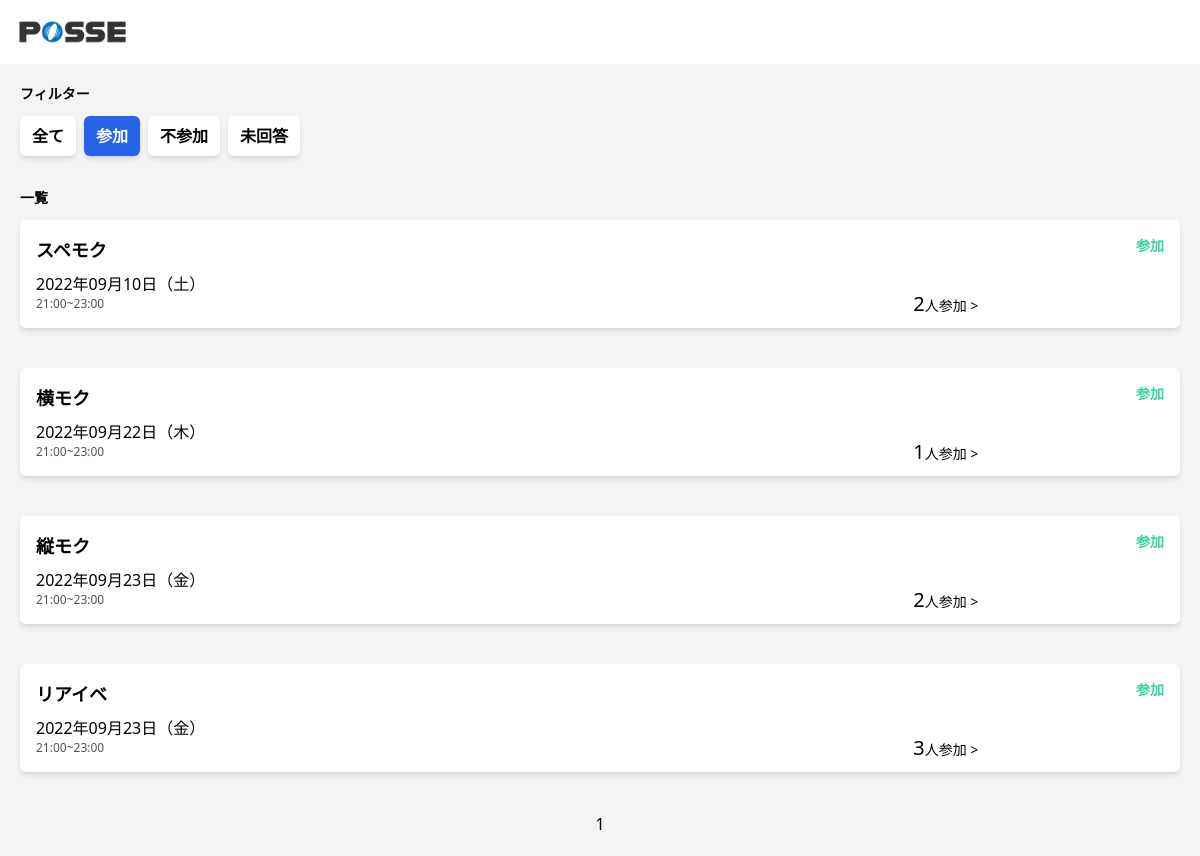
The app's page /?status=1 (signed in) with its own data.
### tables this page shows
CREATE TABLE event_attendance (
  id INT AUTO_INCREMENT NOT NULL PRIMARY KEY,
  event_id INT NOT NULL,
  user_id INT NOT NULL,
  participation INT NOT NULL DEFAULT 0,
  nonparticipation INT NOT NULL DEFAULT 0,
  notsubmitted INT NOT NULL DEFAULT 1,
  created_at DATETIME DEFAULT CURRENT_TIMESTAMP,
  updated_at DATETIME DEFAULT CURRENT_TIMESTAMP ON UPDATE CURRENT_TIMESTAMP,
  deleted_at DATETIME
);

CREATE TABLE events (
  id INT AUTO_INCREMENT NOT NULL PRIMARY KEY,
  name VARCHAR(10) NOT NULL,
  start_at DATETIME NOT NULL,
  end_at DATETIME NOT NULL,
  deadline DATETIME NOT NULL,
  detail VARCHAR(255),
  created_at DATETIME DEFAULT CURRENT_TIMESTAMP,
  updated_at DATETIME DEFAULT CURRENT_TIMESTAMP ON UPDATE CURRENT_TIMESTAMP,
  deleted_at DATETIME
);

### src/models/event_attendance.php (called while the page is built, shortened)
<?php
function getUserByAttendanceStatusByEvent($db, $eventId)
{
    $stmt = $db->prepare("select events.name, events.start_at, users.name from event_attendance inner join users on users.id = event_attendance.user_id inner join events on events.id = event_attendance.event_id where participation = 1 && event_id = $eventId && start_at >= now() order by events.name");
    $stmt->execute();
    $output = $stmt->fetchAll();
    return $output;
}

### src/index.php (the view, shortened to what this page needs)
<?php
require('dbconnect.php');
require('./models/event_attendance.php');
if($_GET['page_id'] >= 1){
  $page_id = $_GET['page_id'];
}else{
  $page_id = 1;
}
$condition = 10*($page_id - 1);
$status = $_GET["status"];
$today = date("Y-m-d");
$user_id = $_SESSION['user_id'];
if (!$_GET["status"]) {
  $stmt = $db->query("SELECT events.id as eventId, event_attendance.id, events.name, events.start_at,events.end_at,event_attendance.user_id,event_attendance.participation,event_attendance.nonparticipation,event_attendance.notsubmitted, count(event_attendance.id) AS total_participants  FROM event_attendance INNER JOIN events ON event_attendance.event_id=events.id WHERE  events.start_at >= '$today' AND event_attendance.user_id= '$user_id' GROUP BY  event_attendance.id  ORDER BY events.start_at ASC LIMIT $condition, 10");
  $stmt->execute();
  $events = $stmt->fetchAll();
  $stmt = $db->query("SELECT * FROM event_attendance INNER JOIN events ON event_attendance.event_id=events.id WHERE  events.start_at >= '$today' AND event_attendance.user_id= '$user_id' GROUP BY  event_attendance.id  ORDER BY events.start_at ASC");
  $counter = $stmt->fetchAll();
  $count = count($counter);
define('max_view',10);
$max_page = ceil($count/max_view);
$max_page = ceil($count/max_view);
} elseif ($_GET["status"] == 1 || $_GET["status"] == 2 || $_GET["status"] == 3) {
  if ($_GET["status"] == 1) {
    $stmt = $db->query("SELECT events.id as eventId, event_attendance.id, events.name, events.start_at, events.end_at,event_attendance.user_id,event_attendance.participation,event_attendance.nonparticipation,event_attendance.notsubmitted, count(event_attendance.id) AS total_participants  FROM event_attendance INNER JOIN events ON event_attendance.event_id=events.id WHERE event_attendance.participation='1' AND events.start_at >= '$today' AND event_attendance.user_id= '$user_id' GROUP BY  event_attendance.id  ORDER BY events.start_at ASC LIMIT $condition, 10");
    $stmt->execute();
    $events = $stmt->fetchAll();
    $stmt = $db->query("SELECT *  FROM event_attendance INNER JOIN events ON event_attendance.event_id=events.id WHERE event_attendance.participation='1' AND events.start_at >= '$today' AND event_attendance.user_id= '$user_id' GROUP BY  event_attendance.id  ORDER BY events.start_at ASC ");
    $counter = $stmt->fetchAll();
    $count = count($counter);
  $max_page = ceil($count/max_view);
  };
}
function get_day_of_week($w)
{
  $day_of_week_list = ['日', '月', '火', '水', '木', '金', '土'];
  return $day_of_week_list["$w"];
}
?>
<!DOCTYPE html>
<html lang="ja">
<head>
  <link href="https://unpkg.com/tailwindcss@^2/dist/tailwind.min.css" rel="stylesheet">
  <link href="top.css" rel="stylesheet">
</head>
<body>
  <header class="h-16">
    <div class="flex justify-between items-center w-full h-full mx-auto pl-2 pr-5">
      <div class="h-full">
        <img src="img/header-logo.png" alt="" class="h-full">
      </div>
    </div>
  </header>
  <main class="bg-gray-100">
    <div class="w-full mx-auto p-5">
      <div id="filter" class="mb-8">
        <h2 class="text-sm font-bold mb-3">フィルター</h2>
        <div class="flex">
          <?php
          if (!$_GET["status"]) {
            echo
            '
            <a href="/" class="px-3 py-2 text-md font-bold mr-2 rounded-md shadow-md bg-blue-600 text-white">全て</a>
            <a href="/?status=1" class="px-3 py-2 text-md font-bold mr-2 rounded-md shadow-md bg-white">参加</a>
            <a href="/?status=2" class="px-3 py-2 text-md font-bold mr-2 rounded-md shadow-md bg-white">不参加</a>
            <a href="/?status=3" class="px-3 py-2 text-md font-bold mr-2 rounded-md shadow-md bg-white">未回答</a>
            ';
          } elseif ($_GET["status"] == 1 || $_GET["status"] == 2 || $_GET["status"] == 3) {
            if ($_GET["status"] == 1) {
              echo
              '
              <a href="/" class="px-3 py-2 text-md font-bold mr-2 rounded-md shadow-md bg-white">全て</a>
              <a href="/?status=1" class="px-3 py-2 text-md font-bold mr-2 rounded-md shadow-md bg-blue-600 text-white">参加</a>
              <a href="/?status=2" class="px-3 py-2 text-md font-bold mr-2 rounded-md shadow-md bg-white">不参加</a>
              <a href="/?status=3" class="px-3 py-2 text-md font-bold mr-2 rounded-md shadow-md bg-white">未回答</a>
              ';
            };
          }
          ?>
        </div>
      </div>
      <div id="events-list">
        <div class="flex justify-between items-center mb-3">
          <h2 class="text-sm font-bold">一覧</h2>
        </div>
        <?php foreach ($events as $event) : ?>
          <?php
          $start_date = strtotime($event['start_at']);
          $end_date = strtotime($event['end_at']);
          $day_of_week = get_day_of_week(date("w", $start_date));
          $attendanceUserByEvent = getUserByAttendanceStatusByEvent($db, $event['eventId']);
          ?>
          <form class="modal-open bg-white mb-3 p-4 flex justify-between rounded-md shadow-md cursor-pointer" id="event-<?= $event['eventId']; ?>">
            <div>
              <h3 class="font-bold text-lg mb-2"><?php echo $event['name'] ?></h3>
              <p><?php echo date("Y年m月d日（${day_of_week}）", $start_date); ?></p>
              <p class="text-xs text-gray-600">
                <?php echo date("H:i", $start_date) . "~" . date("H:i", $end_date); ?>
              </p>
            </div>
            <div class="flex flex-col justify-between text-right">
              <div>
                <?php
                if (!$_GET["status"]) {
                  if ($event["notsubmitted"] == 1) {
                    echo
                    '
                  <p class="text-sm font-bold text-yellow-400">未回答</p>
                  <p class="text-xs text-yellow-400">期限 ';
                ?>
                  <?php echo date("m月d日", strtotime('-3 day', $end_date));
                    echo '</p>';
                  } elseif ($event["nonparticipation"] == 1) {
                    echo
                    '
                  <p class="text-sm font-bold text-gray-300">不参加</p>
                  ';
                  } elseif ($event["participation"] == 1) {
                    echo
                    '
                  <p class="text-sm font-bold text-green-400">参加</p>
                  ';
                  };
                } elseif ($_GET["status"] == 1 || $_GET["status"] == 2 || $_GET["status"] == 3) {
                  if ($_GET["status"] == 3) {
                    echo
                    '
                  <p class="text-sm font-bold text-yellow-400">未回答</p>
                  <p class="text-xs text-yellow-400">期限 ';
                  ?>
                <?php echo date("m月d日",  $end_date);
                    echo '</p>';
                  } elseif ($_GET["status"] == 2) {
                    echo
                    '
                  <p class="text-sm font-bold text-gray-300">不参加</p>
                  ';
                  } elseif ($_GET["status"] == 1) {
                    echo
                    '
                  <p class="text-sm font-bold text-green-400">参加</p>
                  ';
                  };
                }
                ?>
              </div>
            </div>
          </form>
          <div id="accordion" class="accordion-container">
                <h4 class="accordion-title js-accordion-title">
                  <p class="text-sm"><span class="text-xl"><?php echo count($attendanceUserByEvent); ?></span>人参加 ></p>
                </h4>
          </div>
        <?php endforeach; ?>
        <div class="paging">
        <?php if($status == 1 || $status == 2 || $status == 3){?>
        <?php for($i = 1; $i <= $max_page; $i++){ ?>
          <?php if($i == $page_id){ ?>
            <a tabindex="-1"><?= $i ?></a>
          <?php }else{ ?>
            <a href="<?= "http://" . $_SERVER['HTTP_HOST'] . "/index.php?page_id=$i&status=$status"?>"><?= $i ?></a>
          <?php } ?>
        <?php } ?>
        <?php } ?>
        </div>
      </div>
    </div>
  </main>
</body>
</html>

### src/top.css (style rules this page uses)
.accordion-container { cursor: pointer; }
.accordion-container .accordion-title { cursor: pointer; }
.accordion-title:after { content: ""; -webkit-transform: rotate(45deg); transform: rotate(45deg); }
.accordion-container { position: relative; left: 77%; bottom: 50px; width: 70px; }
.paging { width: 60%; margin: 0 auto; display: flex ; justify-content: space-around; }

### records on screen
event_attendance: event.name "スペモク", event.start_at "2022年09月10日（土）", event.start_at "21:00", event.end_at "23:00", count($attendanceUserByEvent) "2"
event_attendance: event.name "横モク", event.start_at "2022年09月22日（木）", event.start_at "21:00", event.end_at "23:00", count($attendanceUserByEvent) "1"
event_attendance: event.name "縦モク", event.start_at "2022年09月23日（金）", event.start_at "21:00", event.end_at "23:00", count($attendanceUserByEvent) "2"
event_attendance: event.name "リアイベ", event.start_at "2022年09月23日（金）", event.start_at "21:00", event.end_at "23:00", count($attendanceUserByEvent) "3"
